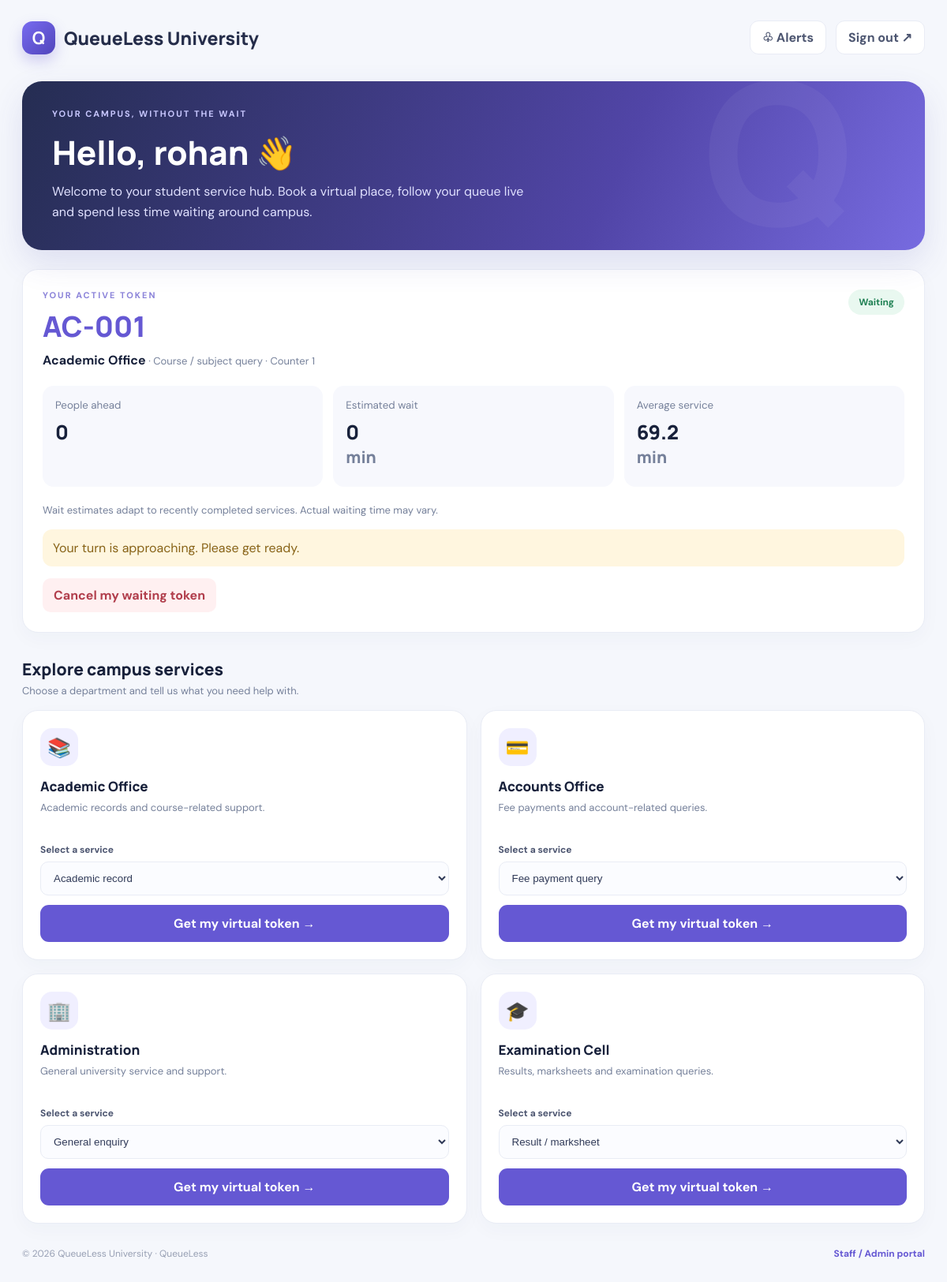
/dashboard (signed in), run on the app's committed database.
### tables this page shows
CREATE TABLE university_settings (key TEXT PRIMARY KEY, value TEXT NOT NULL);

CREATE TABLE queue_tokens (
                id INTEGER PRIMARY KEY AUTOINCREMENT,
                user_id INTEGER NOT NULL,
                office TEXT NOT NULL,
                service TEXT NOT NULL,
                token_number INTEGER NOT NULL,
                status TEXT NOT NULL DEFAULT 'waiting',
                created_at TIMESTAMP DEFAULT CURRENT_TIMESTAMP, started_at TIMESTAMP, completed_at TIMESTAMP, duration_seconds INTEGER, updated_at TIMESTAMP, counter_id INTEGER,
                FOREIGN KEY (user_id) REFERENCES users(id)
            );

CREATE TABLE counters (
            id INTEGER PRIMARY KEY AUTOINCREMENT, department_id INTEGER NOT NULL,
            name TEXT NOT NULL, active INTEGER NOT NULL DEFAULT 1,
            FOREIGN KEY(department_id) REFERENCES departments(id), UNIQUE(department_id,name));

CREATE TABLE departments (
            id INTEGER PRIMARY KEY AUTOINCREMENT, name TEXT NOT NULL UNIQUE,
            description TEXT NOT NULL DEFAULT '', icon TEXT NOT NULL DEFAULT '🏢',
            services TEXT NOT NULL DEFAULT '', active INTEGER NOT NULL DEFAULT 1);

### app.py (the view)
@app.route("/dashboard")
@student_required
def dashboard():
    with get_db_connection() as db:
        active_token = get_active_token(db, session["user_id"])
        snapshot = token_snapshot(db, active_token) if active_token else None
    return render_template(
        "dashboard.html", user_name=session.get("user_name"),
        offices=get_offices(), active_token=active_token, snapshot=snapshot,
        university_name=university_name()
    )

### app.py (called while the page is built)
def get_db_connection():
    db = sqlite3.connect(DATABASE, timeout=15)
    db.row_factory = sqlite3.Row
    db.execute("PRAGMA foreign_keys = ON")
    db.execute("PRAGMA busy_timeout = 15000")
    return db

def student_required(fn):
    @wraps(fn)
    def wrapper(*args, **kwargs):
        if not session.get("user_id"):
            if request.path.startswith("/api/"):
                return jsonify(error="Please sign in."), 401
            return redirect(url_for("home"))
        return fn(*args, **kwargs)
    return wrapper

def get_offices():
    with get_db_connection() as db:
        rows = db.execute('SELECT * FROM departments WHERE active=1 ORDER BY name').fetchall()
        items=[]
        for r in rows:
            counters=db.execute('SELECT id,name FROM counters WHERE department_id=? AND active=1 ORDER BY id',(r['id'],)).fetchall()
            items.append({'id':r['id'],'name':r['name'],'description':r['description'],'icon':r['icon'],
                          'services':[x.strip() for x in r['services'].splitlines() if x.strip()],
                          'counters':[dict(c) for c in counters]})
        return items

def university_name():
    with get_db_connection() as db:
        r=db.execute("SELECT value FROM university_settings WHERE key='university_name'").fetchone()
        return r['value'] if r else 'QueueLess University'

def average_service_seconds(db, office):
    row = db.execute("""
        SELECT AVG(duration_seconds) AS avg_seconds, COUNT(*) AS samples
        FROM queue_tokens
        WHERE office = ? AND status = 'completed'
          AND duration_seconds IS NOT NULL AND duration_seconds > 0
          AND completed_at >= datetime('now', '-90 days')
    """, (office,)).fetchone()
    if row and row["samples"] and row["avg_seconds"]:
        sample_count = min(row["samples"], 10)
        observed = float(row["avg_seconds"])
        baseline = DEFAULT_SERVICE_MINUTES * 60
        return ((observed * sample_count) + (baseline * (10 - sample_count))) / 10
    return DEFAULT_SERVICE_MINUTES * 60

def get_active_token(db, user_id):
    return db.execute("""
        SELECT * FROM queue_tokens
        WHERE user_id = ? AND status IN ('waiting', 'serving')
        ORDER BY id DESC LIMIT 1
    """, (user_id,)).fetchone()

@app.context_processor
def inject_now():
    return {"current_year": datetime.now().year, "university_name": university_name()}

### templates/dashboard.html (shortened to what this page needs)
<!doctype html><html lang="en"><head><link rel="stylesheet" href="{{ url_for('static',filename='css/style.css') }}">
</head><body><main class="student-shell"><header class="topbar"><div class="brand"><span class="brand-icon">Q</span><span>{{ university_name }}</span></div><div class="top-actions"><div class="notification-box"><button type="button" id="notificationButton">♧ Alerts</button></div><form action="{{ url_for('logout') }}" method="post"><button type="submit">Sign out ↗</button></form></div></header>
<section class="hero"><div class="eyebrow">YOUR CAMPUS, WITHOUT THE WAIT</div><h1>Hello, {{ user_name }} 👋</h1><p>Welcome to your student service hub. Book a virtual place, follow your queue live and spend less time waiting around campus.</p></section>
{% if active_token %}<section class="token-card" id="activeToken"><div class="token-top"><div><div class="eyebrow" style="color:#8b83d9">YOUR ACTIVE TOKEN</div><div class="token-id">{{ active_token.office[:2]|upper }}-{{ '%03d'|format(active_token.token_number) }}</div><b>{{ active_token.office }}</b><span class="muted"> · {{ active_token.service }} · {{ snapshot.counter }}</span></div><span class="pill" id="tokenStatus">{{ active_token.status|title }}</span></div><div class="metrics"><div class="metric"><small>People ahead</small><strong id="peopleAhead">{{ snapshot.position }}</strong></div><div class="metric"><small>Estimated wait</small><strong><span id="waitMinutes">{{ snapshot.estimated_wait }}</span> <small>min</small></strong></div><div class="metric"><small>Average service</small><strong><span id="avgMinutes">{{ snapshot.average_service_minutes }}</span> <small>min</small></strong></div></div><p class="muted">Wait estimates adapt to recently completed services. Actual waiting time may vary.</p><div class="notice" id="turnNotice" {% if active_token.status!='serving' and snapshot.position>1 %}style="display:none"{% endif %}>{% if active_token.status=='serving' %}It's your turn. Please proceed to your assigned counter.{% else %}Your turn is approaching. Please get ready.{% endif %}</div><form id="cancelStudentToken" action="{{ url_for('leave_queue') }}" method="post"><button class="cancel" type="submit" {% if active_token.status=='serving' %}style="display:none"{% endif %}>Cancel my waiting token</button></form></section>{% else %}<section class="empty-card"><b>You don't have an active token yet.</b><p class="muted">Choose a service below to get started.</p></section>{% endif %}
<div class="section-head"><div><h2>Explore campus services</h2><p>Choose a department and tell us what you need help with.</p></div></div><section class="service-grid">{% for office in offices %}<article class="service-card"><div class="service-icon">{{ office.icon }}</div><h3>{{ office.name }}</h3><p>{{ office.description }}</p><form action="{{ url_for('join_queue') }}" method="post"><input type="hidden" name="office" value="{{ office.name }}"><label for="service{{ loop.index }}">Select a service</label><select id="service{{ loop.index }}" name="service" required>{% for service in office.services %}<option value="{{ service }}">{{ service }}</option>{% endfor %}</select><button class="join" type="submit">Get my virtual token →</button></form></article>{% endfor %}</section><footer class="footer"><span>© {{ current_year }} {{ university_name }} · QueueLess</span><a href="{{ url_for('admin_login') }}">Staff / Admin portal</a></footer></main>
</body></html>

### static/css/style.css (style rules this page uses)
* { margin: 0; padding: 0; box-sizing: border-box; }
body { font-family: Arial, Helvetica, sans-serif; background: #f4f1fa; color: #28223a; min-height: 100vh; }
button, input { font: inherit; }
.brand { display: flex; align-items: center; gap: 12px; font-size: 23px; font-weight: bold; }
.brand-icon { width: 42px; height: 42px; background: white; color: #5b3a91; display: grid; place-items: center; border-radius: 13px; font-size: 25px; font-weight: bold; }
body { background: #f5f7fc; }
.brand-icon { box-shadow: 0 7px 18px #35245b20; }

### templates/dashboard.html (style rules this page uses)
:root { --ink:#18213b;--muted:#75809a;--purple:#6558d3;--line:#e9ecf5;--surface:#fff }
body { background:#f5f7fc;font-family:'DM Sans',sans-serif;color:var(--ink) }
.student-shell { max-width:1240px;margin:auto;padding:26px 28px 60px }
.topbar { display:flex;justify-content:space-between;align-items:center;margin-bottom:34px }
.brand { font-family:Manrope;font-weight:800;color:#252d4a;display:flex;align-items:center;gap:11px }
.brand-icon { background:linear-gradient(135deg,#786bf0,#5145bb);color:white;border-radius:13px;width:42px;height:42px;display:grid;place-items:center;font-size:22px;box-shadow:0 8px 18px #6558d344 }
.top-actions { display:flex;align-items:center;gap:12px }
.top-actions a,.top-actions button { border:1px solid var(--line);background:white;border-radius:11px;padding:10px 15px;color:#4c5570;text-decoration:none;font-weight:700;cursor:pointer }
.hero { background:linear-gradient(115deg,#252d52,#5145a7 65%,#776be0);border-radius:25px;padding:34px 38px;color:white;position:relative;overflow:hidden;box-shadow:0 16px 40px #4540a522 }
.hero:after { content:'Q';position:absolute;font:800 250px Manrope;right:8%;top:-85px;color:#ffffff0c }
.eyebrow { font-size:11px;letter-spacing:2px;font-weight:700;color:#c9c8ff }
.hero h1 { font:800 clamp(28px,4vw,42px) Manrope;margin:13px 0 8px }
.hero p { color:#e0e1ff;max-width:620px;line-height:1.65 }
.section-head { display:flex;justify-content:space-between;align-items:end;margin:32px 0 16px }
.section-head h2 { font:800 21px Manrope }
.section-head p { color:var(--muted);font-size:13px;margin-top:5px }
.token-card,.service-card,.empty-card { background:white;border:1px solid var(--line);border-radius:20px;box-shadow:0 8px 24px #27345b08 }
.token-card { padding:25px;margin-top:24px }
.token-top { display:flex;justify-content:space-between;gap:12px;align-items:start }
.token-id { font:800 36px Manrope;color:var(--purple);margin:8px 0 }
.pill { background:#e9f8f0;color:#208154;border-radius:30px;padding:8px 13px;font-size:12px;font-weight:700 }
.metrics { display:grid;grid-template-columns:repeat(3,1fr);gap:13px;margin:20px 0 }
.metric { padding:16px;border-radius:14px;background:#f7f8fd }
.metric small { display:block;color:var(--muted);margin-bottom:8px }
.metric strong { font:800 25px Manrope }
.muted { color:var(--muted);font-size:13px;line-height:1.6 }
.notice { margin-top:14px;background:#fff6df;color:#886317;padding:13px;border-radius:12px }
.cancel { margin-top:15px;border:0;background:#fff0f1;color:#b13e4c;border-radius:10px;padding:11px 14px;font-weight:700;cursor:pointer }
.service-grid { display:grid;grid-template-columns:repeat(2,minmax(0,1fr));gap:17px }
.service-card { padding:22px;transition:.2s }
.service-icon { width:48px;height:48px;border-radius:15px;background:#f0efff;display:grid;place-items:center;font-size:24px }
.service-card h3 { font:800 17px Manrope;margin:14px 0 6px }
.service-card p { font-size:13px;color:var(--muted);line-height:1.6;min-height:40px }
.service-card label { display:block;font-size:12px;font-weight:700;margin:15px 0 7px;color:#4c5570 }
.service-card select { width:100%;padding:12px;border:1px solid var(--line);border-radius:10px;background:#fbfcff;color:#303a58 }
.join { width:100%;margin-top:12px;background:var(--purple);color:white;border:0;border-radius:11px;padding:13px;font-weight:700;cursor:pointer }
.footer { display:flex;justify-content:space-between;margin-top:30px;color:#98a0b4;font-size:12px }
.footer a { color:var(--purple);text-decoration:none;font-weight:700 }
.notification-box { position:relative }

### data on the page
university_settings: value "QueueLess University"
queue_tokens: office "AC", token_number "001", office "Academic Office", service "Course / subject query"
counters: counter "Counter 1"
departments: icon "📚", name "Academic Office", description "Academic records and course-related support."
departments: icon "💳", name "Accounts Office", description "Fee payments and account-related queries."
departments: icon "🏢", name "Administration", description "General university service and support."
departments: icon "🎓", name "Examination Cell", description "Results, marksheets and examination queries."

### other printed values
{{ user_name }} "rohan"
{{ snapshot.position }} "0"
{{ snapshot.estimated_wait }} "0"
{{ snapshot.average_service_minutes }} "69.2"
form field service "Academic record"
form field service "Fee payment query"
form field service "General enquiry"
form field service "Result / marksheet"
